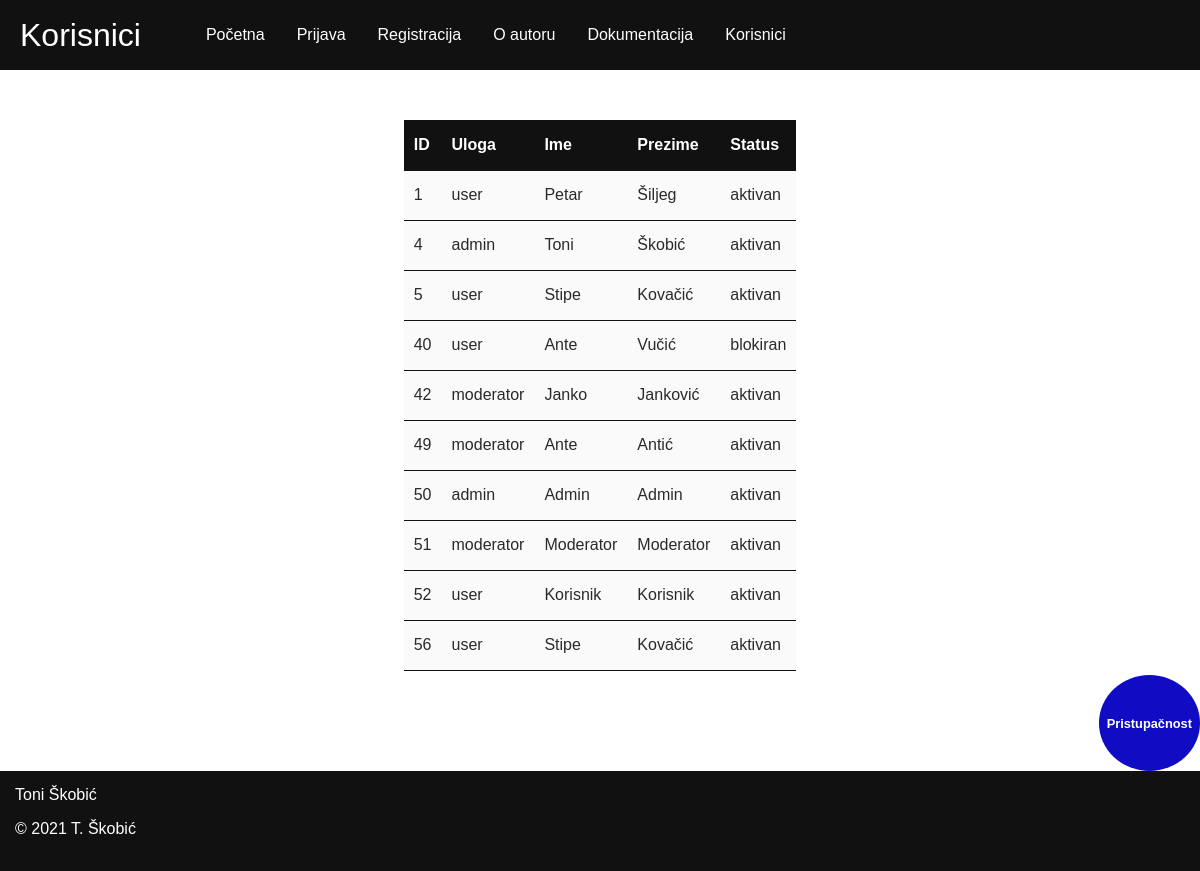
The page /users.php on the database its author committed.
### tables this page shows
CREATE TABLE `korisnik` (
  `korisnik_id` int(11) NOT NULL,
  `uloga_id` int(11) NOT NULL,
  `ime` varchar(45) NOT NULL,
  `prezime` varchar(45) NOT NULL,
  `korisnicko_ime` varchar(25) NOT NULL,
  `lozinka` varchar(25) NOT NULL,
  `lozinka_sha256` char(64) NOT NULL,
  `email` varchar(45) NOT NULL,
  `aktivan` tinyint(1) NOT NULL,
  `broj_neuspjesnih_prijava` int(11) NOT NULL,
  `datum_registracije` datetime NOT NULL,
  `salt` char(40) NOT NULL
);

CREATE TABLE `uloga` (
  `uloga_id` int(11) NOT NULL,
  `naziv` varchar(25) NOT NULL,
  `razina_autorizacije` int(11) NOT NULL
);

### baza.class.php (called while the page is built, shortened)
<?php
class Baza {
    private $veza = null;
    function spojiDB() {
        $this->veza = new mysqli(self::server, self::korisnik, self::lozinka, self::baza);
        $this->veza->set_charset("utf8");
        return $this->veza;
    }
    function selectDB($upit) {
        $rezultat = $this->veza->query($upit);
        return $rezultat;
    }
}
?>

### users.php (the view, shortened to what this page needs)
<?php
require "./baza.class.php";
$text = getTableData();
function getTableData()
{
    $connection = new Baza();
    $connection->spojiDB();
    $query = "SELECT korisnik.korisnik_id, korisnik.uloga_id, uloga.naziv, korisnik.ime, korisnik.prezime, korisnik.aktivan FROM korisnik, uloga WHERE korisnik.uloga_id = uloga.uloga_id";
    $result = $connection->selectDB($query);
    $data = '';
    while ($row = mysqli_fetch_array($result)) {
        $userId = $row['korisnik_id'];
        $roleName = $row['naziv'];
        $firstName = $row['ime'];
        $lastName = $row['prezime'];
        $active = $row['aktivan'];
        if($active == '0') {
            $status = 'blokiran';
        } else {
            $status = 'aktivan';
        }
        $data .= "<tr><td>$userId</td><td>$roleName</td><td>$firstName</td><td>$lastName</td>"
                ."<td><form novalidate method=\"post\" action=\"./users.php\"><input type=\"hidden\" name=\"id\" value=\"$userId\"/>"
                ."<button type=\"submit\" name=\"status\" class=\"unstyled-button\" value=\"$active\">$status</button></form></td></tr>\n";
    }
    return $data;
}
?>
<!DOCTYPE html>
<html lang="hr">
<head>
    <link rel="stylesheet" href="./css/main.css" />
    <link rel="alternate stylesheet" href="./css/main_accesibility.css" />
</head>
<body>
    <header class="m-b-md">
        <a class="title link" href="#content">Korisnici</a>
        <?php
        include './menu.php';
        ?>
    </header>
    <main id="content">
        <section aria-label="statistics" class="box box-scrollable centered center-content">
            <table class="table">
                <thead class="table__head table__head--dark">
                    <tr>
                        <th>ID</th>
                        <th>Uloga</th>
                        <th>Ime</th>
                        <th>Prezime</th>
                        <th>Status</th>
                    </tr>
                </thead>
                <tbody class="table__body">
                    <?php
                    echo $text;
                    ?>
                </tbody>
            </table>
        </section>
    </main>
    <div class="accesibility">Pristupačnost</div>
    <footer class="box-fluid footer m-t-md">
        <div>
            <a href="./autor.html">Toni Škobić</a>
            <p>&copy; 2021 T. Škobić</p>
        </div>
    </footer>
</body>
</html>

### menu.php (shortened to what this page needs)
<?php
if(!isset($_SESSION['uloga'])){
    echo "<nav class=\"box-fluid navigation\">
        <ul class=\"list--unstyled list--direction\">
            <li><a class=\"link\" href=\"./index.php\">Početna</a></li>
            <li><a class=\"link\" href=\"./login.php\">Prijava</a></li>
            <li><a class=\"link\" href=\"./registration.php\">Registracija</a></li>
            <li><a class=\"link\" href=\"./autor.html\">O autoru</a></li>
            <li><a class=\"link\" href=\"./dokumentacija.html\">Dokumentacija</a></li>
            <li><a class=\"link\" href=\"./privatno/korisnici.php\">Korisnici</a></li>";
}
echo "</ul></nav>";
?>

### css/main.css (style rules this page uses)
:root { --bp-desktop-min: 992px; }
html { box-sizing: border-box; }
table { text-align: left; border-collapse: collapse; }
body { display: flex; position: relative; align-items: center; flex-direction: column; min-height: 100vh; margin: 0; font-family: Helvetica; color: var(--font-primary-color); }
main { width: 100%; margin: auto; }
a { color: inherit; text-decoration: none; }
ul { margin-top: 0; margin-bottom: 0; }
header { display: flex; align-items: center; box-sizing: border-box; padding-left: 10px; padding-right: 10px; background-color: var(--primary-color); color: #fff; }
:root { --primary-color: #111; --secondary-color: #e8aa01; --tertiary-color: #fff; --font-primary-color: #2a2a2a; --font-secondary-color: #fff; --color-grey-light: #fafafa; }
header { width: 100%; }
main { flex: 1; }
footer { display: flex; box-sizing: border-box; padding: 15px 50px; height: 100px; }
.box { width: 100%; padding-right: 15px; padding-left: 15px; max-width: 700px; }
.box-fluid { width: 100%; box-sizing: border-box; padding-right: 15px; padding-left: 15px; }
.box-scrollable { max-width: 100%; overflow: auto; }
@media (min-width: 992px) { .box { max-width: 1540px; } }
:root { --gap-lg: 100px; --gap-md: 50px; --gap-sm: 25px; --gap-xs: 10px; }
.m-b-md { margin-bottom: var(--gap-md); }
.m-t-md { margin-top: var(--gap-md); }
.centered { position: relative; left: 50%; transform: translateX(-50%); }
.center-content { display: flex; justify-content: center; }
.title { display: inline-block; font-size: 2rem; }
.footer { background-color: var(--primary-color); color: #fff; }
.list--unstyled { list-style: none; }
.list--direction { display: flex; }
.list--direction > li:not(:last-child) { margin-right: 2rem; }
.navigation { display: flex; align-items: center; height: 70px; flex-basis: 60%; }
.table tr { height: 50px; }
.table th, .table td { padding-left: 10px; padding-right: 10px; border-bottom: 1px solid var(--primary-color); }
.table__head { height: 50px; }
.table__head--dark { background-color: var(--primary-color); color: var(--font-secondary-color); }
.table__body { background-color: var(--color-grey-light); }
.title.link { max-width: 200px; text-align: center; padding: 10px; padding-left: 10px; padding-right: 10px; }
.accesibility { display: flex; justify-content: center; text-align: center; flex-wrap: wrap; flex-direction: column; background-color: rgb(15, 12, 196); color: var(--font-secondary-color); font-size: 0.8rem; font-weight: bold; padding: 8px; position: fixed; border-radius: 50%; height: 5rem; bottom: 100px; right: 0px; cursor: pointer; }
.unstyled-button { border: none; padding: 0; background: none; cursor: pointer; font-family: Helvetica; font-size: initial; color: var(--font-primary-color); }

### css/main_accesibility.css (style rules this page uses)
html { font-size: 25px; }
header { filter: grayscale(100%); }
main { filter: grayscale(100%); }
footer { filter: grayscale(100%); }
.navigation { flex-direction: column; height: auto; flex-basis: 60%; }
.list--direction { display: initial; }
.list--direction > li:not(:last-child) { margin-bottom: 1rem; }
ul { margin-top: 1rem; margin-bottom: 1rem; }

### rows shown on the page
korisnik: korisnik_id "1", uloga.naziv "user", ime "Petar", prezime "Šiljeg", aktivan "aktivan"
korisnik: korisnik_id "4", uloga.naziv "admin", ime "Toni", prezime "Škobić", aktivan "aktivan"
korisnik: korisnik_id "5", uloga.naziv "user", ime "Stipe", prezime "Kovačić", aktivan "aktivan"
korisnik: korisnik_id "40", uloga.naziv "user", ime "Ante", prezime "Vučić", aktivan "blokiran"
korisnik: korisnik_id "42", uloga.naziv "moderator", ime "Janko", prezime "Janković", aktivan "aktivan"
korisnik: korisnik_id "49", uloga.naziv "moderator", ime "Ante", prezime "Antić", aktivan "aktivan"
korisnik: korisnik_id "50", uloga.naziv "admin", ime "Admin", prezime "Admin", aktivan "aktivan"
korisnik: korisnik_id "51", uloga.naziv "moderator", ime "Moderator", prezime "Moderator", aktivan "aktivan"
korisnik: korisnik_id "52", uloga.naziv "user", ime "Korisnik", prezime "Korisnik", aktivan "aktivan"
korisnik: korisnik_id "56", uloga.naziv "user", ime "Stipe", prezime "Kovačić", aktivan "aktivan"
